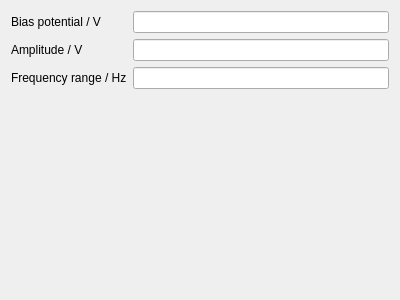
<?xml version="1.0" encoding="UTF-8"?>
<ui version="4.0">
 <class>Form</class>
 <widget class="QWidget" name="Form">
  <property name="geometry">
   <rect>
    <x>0</x>
    <y>0</y>
    <width>400</width>
    <height>300</height>
   </rect>
  </property>
  <property name="sizePolicy">
   <sizepolicy hsizetype="Preferred" vsizetype="Preferred">
    <horstretch>0</horstretch>
    <verstretch>0</verstretch>
   </sizepolicy>
  </property>
  <property name="windowTitle">
   <string>Form</string>
  </property>
  <layout class="QFormLayout" name="formLayout">
   <item row="0" column="0">
    <widget class="QLabel" name="label">
     <property name="text">
      <string>Bias potential / V</string>
     </property>
    </widget>
   </item>
   <item row="0" column="1">
    <widget class="QLineEdit" name="lineEdit"/>
   </item>
   <item row="1" column="0">
    <widget class="QLabel" name="label_2">
     <property name="text">
      <string>Amplitude / V</string>
     </property>
    </widget>
   </item>
   <item row="1" column="1">
    <widget class="QLineEdit" name="lineEdit_2"/>
   </item>
   <item row="2" column="0">
    <widget class="QLabel" name="label_3">
     <property name="text">
      <string>Frequency range / Hz</string>
     </property>
    </widget>
   </item>
   <item row="2" column="1">
    <widget class="QLineEdit" name="lineEdit_3"/>
   </item>
  </layout>
 </widget>
 <resources/>
 <connections/>
</ui>
